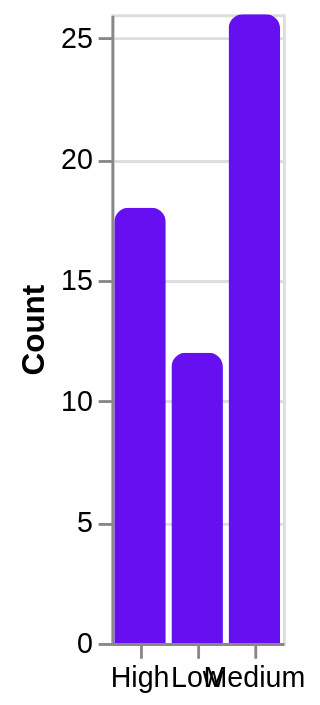

Source (Vega-Lite JSON):
### Vega-Lite specification from a JSON file in a GitHub repository (floating-point values rounded to 4 significant figures)
{"$schema": "https://vega.github.io/schema/vega-lite/v6.json", "width": "container", "height": 220, "data": {"values": [{"band": "Low", "count": 12}, {"band": "Medium", "count": 26}, {"band": "High", "count": 18}]}, "mark": {"type": "bar", "cornerRadiusTopLeft": 5, "cornerRadiusTopRight": 5, "color": "#6610f2"}, "encoding": {"x": {"field": "band", "type": "nominal", "title": null, "axis": {"labelAngle": 0}}, "y": {"field": "count", "type": "quantitative", "title": "Count"}, "tooltip": [{"field": "band", "type": "nominal"}, {"field": "count", "type": "quantitative"}]}}
